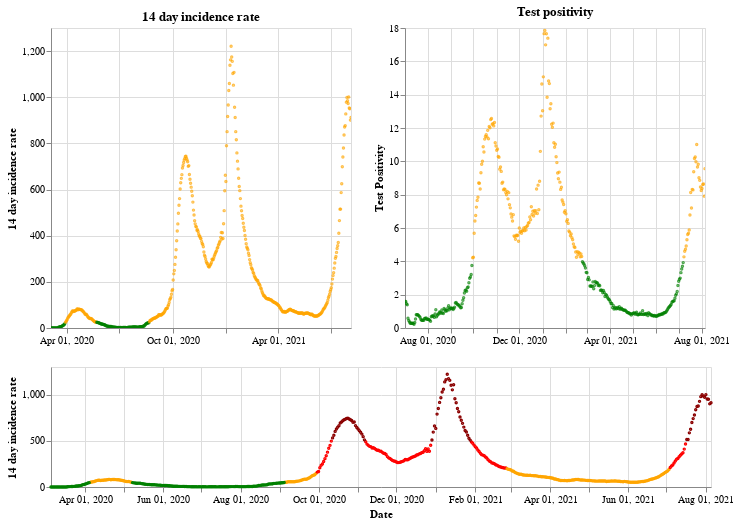

The notebook cell this image was saved under:
### Markdown cell above
## Northern Ireland

### Code cell
plot_traffic_light('Northern Ireland')

### Figure 1 — Vega-Lite specification as saved in the notebook (floating-point values rounded to 4 significant figures; data arrays with more than 128 entries replaced by an {"elided": "..."} marker saying what was removed)
{"config": {"view": {"continuousWidth": 400, "continuousHeight": 300}}, "vconcat": [{"hconcat": [{"mark": {"type": "point", "size": 2}, "encoding": {"color": {"condition": {"value": "green", "test": "(datum.twoWeeklyCasesRate <= 25)"}, "value": "orange"}, "tooltip": [{"type": "nominal", "field": "areaName"}, {"type": "temporal", "field": "date"}, {"type": "quantitative", "field": "twoWeeklyCasesRate"}, {"type": "quantitative", "field": "testPositivity"}], "x": {"type": "temporal", "axis": {"title": ""}, "field": "date", "scale": {"domain": {"selection": "DateBrush"}}, "timeUnit": "yearmonthdate"}, "y": {"type": "quantitative", "axis": {"title": "14 day incidence rate"}, "field": "twoWeeklyCasesRate"}}, "title": "14 day incidence rate", "width": 300}, {"mark": {"type": "point", "size": 2}, "encoding": {"color": {"condition": {"value": "green", "test": "(datum.testPositivity <= 4)"}, "value": "orange"}, "tooltip": [{"type": "nominal", "field": "areaName"}, {"type": "temporal", "field": "date"}, {"type": "quantitative", "field": "twoWeeklyCasesRate"}, {"type": "quantitative", "field": "testPositivity"}], "x": {"type": "temporal", "axis": {"title": ""}, "field": "date", "scale": {"domain": {"selection": "DateBrush"}}, "timeUnit": "yearmonthdate"}, "y": {"type": "quantitative", "axis": {"title": "Test Positivity"}, "field": "testPositivity"}}, "title": "Test positivity", "width": 300}]}, {"layer": [{"mark": {"type": "point", "size": 2}, "encoding": {"color": {"condition": {"value": "orange", "test": "(((datum.testPositivity < 4) && (datum.twoWeeklyCasesRate >= 50)) && (datum.twoWeeklyCasesRate < 200))"}, "value": "red"}, "opacity": {"condition": {"value": 1, "test": "((datum.twoWeeklyCasesRate >= 50) && (datum.twoWeeklyCasesRate < 500))"}, "value": 0}, "tooltip": [{"type": "nominal", "field": "areaName"}, {"type": "temporal", "field": "date"}, {"type": "quantitative", "field": "twoWeeklyCasesRate"}, {"type": "quantitative", "field": "testPositivity"}], "x": {"type": "temporal", "axis": {"title": "Date"}, "field": "date", "timeUnit": "yearmonthdate"}, "y": {"type": "quantitative", "axis": {"title": "14 day incidence rate"}, "field": "twoWeeklyCasesRate"}}, "selection": {"DateBrush": {"type": "interval", "encodings": ["x"], "fields": ["Time"]}}}, {"mark": {"type": "point", "size": 2}, "encoding": {"color": {"value": "darkred"}, "opacity": {"condition": {"value": 1, "test": "(datum.twoWeeklyCasesRate >= 500)"}, "value": 0}, "tooltip": [{"type": "nominal", "field": "areaName"}, {"type": "temporal", "field": "date"}, {"type": "quantitative", "field": "twoWeeklyCasesRate"}, {"type": "quantitative", "field": "testPositivity"}], "x": {"type": "temporal", "axis": {"title": "Date"}, "field": "date", "timeUnit": "yearmonthdate"}, "y": {"type": "quantitative", "axis": {"title": "14 day incidence rate"}, "field": "twoWeeklyCasesRate"}}}, {"mark": {"type": "point", "size": 2}, "encoding": {"color": {"condition": {"value": "green", "test": "((datum.testPositivity < 4) && (datum.twoWeeklyCasesRate < 50))"}, "value": "orange"}, "opacity": {"condition": {"value": 1, "test": "(datum.twoWeeklyCasesRate < 50)"}, "value": 0}, "tooltip": [{"type": "nominal", "field": "areaName"}, {"type": "temporal", "field": "date"}, {"type": "quantitative", "field": "twoWeeklyCasesRate"}, {"type": "quantitative", "field": "testPositivity"}], "x": {"type": "temporal", "axis": {"title": "Date"}, "field": "date", "timeUnit": "yearmonthdate"}, "y": {"type": "quantitative", "axis": {"title": "14 day incidence rate"}, "field": "twoWeeklyCasesRate"}}}], "height": 120, "width": 660}], "data": {"name": "data-aa567dacea05f1607b595ea69c573d93"}, "$schema": "https://vega.github.io/schema/vega-lite/v4.8.1.json", "datasets": {"data-aa567dacea05f1607b595ea69c573d93": {"elided": "519 records"}}}
